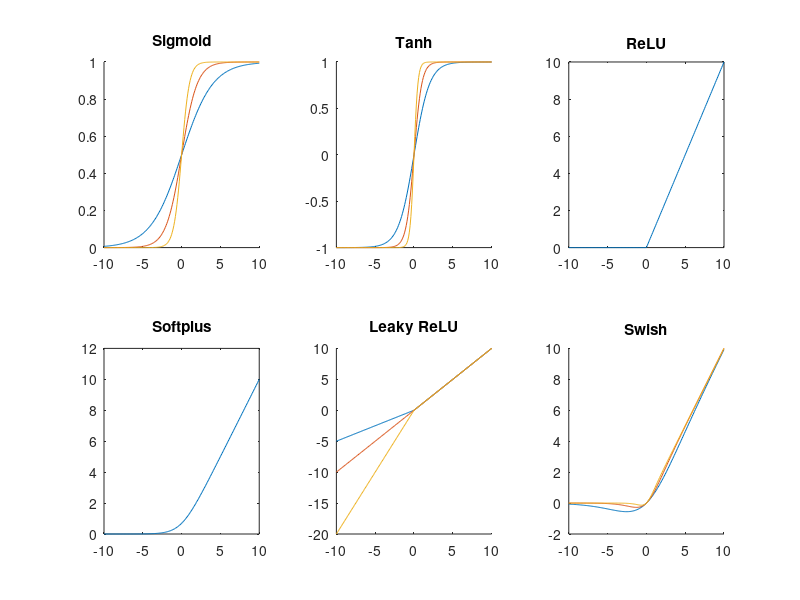

Reproduce this figure in MATLAB.
x = -10:0.1:10;
betas = [0.5, 1, 2];
deltas = [0.5, 1, 2];

figure;

subplot(2,3,1); hold on;
for b = betas, plot(x, 1./(1+exp(-b*x))); end
title('Sigmoid');

subplot(2,3,2); hold on;
for b = betas, plot(x, tanh(b*x)); end
title('Tanh');

subplot(2,3,3);
plot(x, max(0,x));
title('ReLU');

subplot(2,3,4);
plot(x, log(1+exp(x)));
title('Softplus');

subplot(2,3,5); hold on;
for d = deltas
    y = x;
    y(x<0) = d*x(x<0);
    plot(x, y);
end
title('Leaky ReLU');

subplot(2,3,6); hold on;
for b = betas
    s = 1./(1+exp(-b*x));
    plot(x, x.*s);
end
title('Swish');
